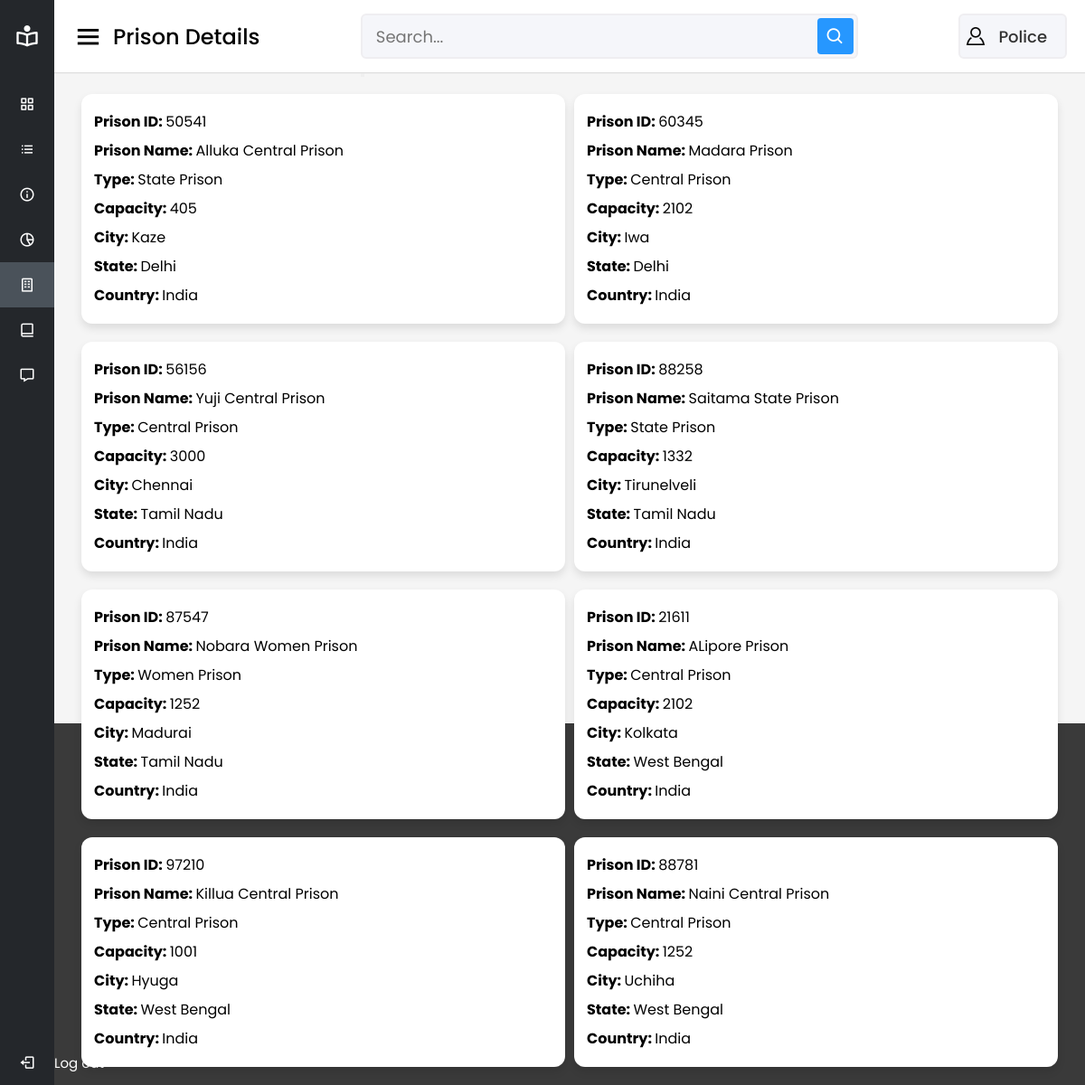
Screenshot of /Criminal-Record-Management-System-main/police/prison.php with the database file from the repository.
### tables this page shows
CREATE TABLE `prisons` (
  `prisonid` int(5) NOT NULL,
  `prisonname` varchar(50) NOT NULL,
  `prisontype` varchar(20) NOT NULL,
  `prisoncapacity` int(5) NOT NULL,
  `prisoncity` varchar(20) NOT NULL,
  `prisonstate` varchar(30) NOT NULL,
  `prisoncountry` varchar(20) NOT NULL
);

### Criminal-Record-Management-System-main/police/prison.php (the view, shortened to what this page needs)
<?php
include('db_connect.php');
$search = $_GET['search'] ?? '';
if ($search) {
    $sql = "SELECT * FROM prisons WHERE `prisonid` LIKE '%$search%' OR `prisonname` LIKE '%$search%' OR `prisontype` LIKE '%$search%' OR `prisoncity` LIKE '%$search%' OR `prisonstate` LIKE '%$search%' OR `prisoncountry` LIKE '%$search%' OR `prisoncapacity` LIKE '%$search%'";
} else {
    $sql = 'SELECT * FROM prisons ORDER BY prisonstate';
}
$result = mysqli_query($conn, $sql);
$prisons = mysqli_fetch_all($result, MYSQLI_ASSOC);
?>
<!DOCTYPE html>
<html lang="en" dir="ltr">
<head>
    <link rel="stylesheet" href="style.css">
    <link href='https://unpkg.com/boxicons@2.0.7/css/boxicons.min.css' rel='stylesheet'>
    <link rel="stylesheet" href="css/content.css">
</head>
<body>
    <div class="sidebar">
        <div class="logo-details">
            <i class='bx bx-book-reader'></i>
            <span class="logo_name">CRMS</span>
        </div>
        <ul class="nav-links">
            <li>
                <a href="dashboard.html">
                    <i class='bx bx-grid-alt'></i>
                    <span class="links_name">Dashboard</span>
                </a>
            </li>
            <li>
                <a href="../admin/police_police.php">
                    <i class='bx bx-list-ul'></i>
                    <span class="links_name">Police Details</span>
                </a>
            </li>
            <li>
                <a href="../admin/police_criminal.php">
                    <i class='bx bx-info-circle'></i>
                    <span class="links_name">Criminal Details</span>
                </a>
            </li>
            <li>
                <a href="crime.php">
                    <i class='bx bx-pie-chart-alt-2'></i>
                    <span class="links_name">Crime Details</span>
                </a>
            </li>
            <li>
                <a href="prison.php" class="active">
                    <i class='bx bx-building'></i>
                    <span class="links_name">Prison Details</span>
                </a>
            </li>
            <li>
                <a href="fir.php">
                    <i class='bx bx-book-alt'></i>
                    <span class="links_name">FIR</span>
                </a>
            </li>
            <li>
                <a href="queries.php">
                    <i class='bx bx-message'></i>
                    <span class="links_name">Queries</span>
                </a>
            </li>
            <li class="log_out">
                <a href="login.php">
                    <i class='bx bx-log-out'></i>
                    <span class="links_name">Log out</span>
                </a>
            </li>
        </ul>
    </div>
    <section class="home-section">
        <nav>
            <div class="sidebar-button">
                <i class='bx bx-menu sidebarBtn'></i>
                <span class="dashboard">Prison Details</span>
            </div>
            <div class="search-box">
                <form>
                    <input style="height: 50px;" type="text" name="search" value="<?php echo $search ?>" placeholder="Search...">
                    <button type="submit"><i class='bx bx-search'></i></button>
                </form>
            </div>
            <div class="profile-details">
                <img src="images\profile.png" alt="user_image">
                <span class="admin_name">Police</span>
            </div>
        </nav>
        <div class="home-content">
            <div class="overview-boxes">
                <?php foreach ($prisons as $prison) { ?>
                    <div class="box">
                        <div class="right-side">
                            <div class="text">
                                <p><b>Prison ID: </b><?php echo htmlspecialchars($prison['prisonid']); ?></p>
                                <p><b>Prison Name: </b><?php echo htmlspecialchars($prison['prisonname']); ?></p>
                                <p><b>Type: </b><?php echo htmlspecialchars($prison['prisontype']); ?></p>
                                <p><b>Capacity: </b><?php echo htmlspecialchars($prison['prisoncapacity']); ?></p>
                                <p><b>City: </b><?php echo htmlspecialchars($prison['prisoncity']); ?></p>
                                <p><b>State: </b><?php echo htmlspecialchars($prison['prisonstate']); ?></p>
                                <p><b>Country: </b><?php echo htmlspecialchars($prison['prisoncountry']); ?></p>
                            </div>
                        </div>
                    </div>
                <?php } ?>
            </div>
        </div>
    </section>
</html>

### Criminal-Record-Management-System-main/style.css (style rules this page uses)
* { margin: 0; padding: 0; box-sizing: border-box; font-family: 'Poppins', sans-serif; }
body { background-color: rgb(212, 232, 238); }
html, body { display: grid; height: 100vh; width: 100%; background: #3a3a3a; }
.box { width: 100%; display: flex; flex-direction: row; justify-content: space-evenly; }

### Criminal-Record-Management-System-main/police/css/content.css (style rules this page uses)
* { margin: 0; padding: 0; box-sizing: border-box; font-family: 'Poppins', sans-serif; }
.sidebar { position: fixed; height: 100%; width: 240px; background: #24272b; transition: all 0.5s ease; }
.sidebar .logo-details { height: 80px; display: flex; align-items: center; }
.sidebar .logo-details i { font-size: 28px; font-weight: 500; color: #fff; min-width: 60px; text-align: center }
.sidebar .logo-details .logo_name { color: #fff; font-size: 24px; font-weight: 500; }
.sidebar .nav-links { margin-top: 10px; }
.sidebar .nav-links li { position: relative; list-style: none; height: 50px; }
.sidebar .nav-links li a { height: 100%; width: 100%; display: flex; align-items: center; text-decoration: none; transition: all 0.4s ease; }
.sidebar .nav-links li a.active { background: #4a525a; }
.sidebar .nav-links li i { min-width: 60px; text-align: center; font-size: 18px; color: #fff; }
.sidebar .nav-links li a .links_name { color: #fff; font-size: 15px; font-weight: 400; white-space: nowrap; }
.sidebar .nav-links .log_out { position: absolute; bottom: 0; width: 100%; }
.home-section { position: relative; background: #f5f5f5; min-height: 100vh; width: calc(100% - 240px); left: 240px; transition: all 0.5s ease; }
.home-section nav { display: flex; justify-content: space-between; height: 80px; background: #fff; display: flex; align-items: center; position: fixed; width: calc(100% - 240px); left: 240px; z-index: 100; padding: 0 20px; box-shadow: 0 1px 1px rgba(0, 0, 0, 0.1); transition: all 0.5s ease; }
.home-section nav .sidebar-button { display: flex; align-items: center; font-size: 24px; font-weight: 500; }
nav .sidebar-button i { font-size: 35px; margin-right: 10px; }
.home-section nav .search-box { position: relative; height: 50px; max-width: 550px; width: 100%; margin: 0 20px; }
nav .search-box input { height: 100%; width: 100%; outline: none; background: #F5F6FA; border: 2px solid #EFEEF1; border-radius: 6px; font-size: 18px; padding: 0 15px; }
nav .search-box .bx-search { position: absolute; height: 40px; width: 40px; background: #2697FF; right: 5px; top: 50%; transform: translateY(-50%); border-radius: 4px; line-height: 40px; text-align: center; color: #fff; font-size: 22px; transition: all 0.4 ease; }
.home-section nav .profile-details { display: flex; align-items: center; background: #F5F6FA; border: 2px solid #EFEEF1; border-radius: 6px; height: 50px; min-width: 100px; padding: 0 10px 0 2px; }
nav .profile-details img { height: 30px; width: 30px; padding: 5px; object-fit: cover; }
nav .profile-details .admin_name { font-size: 18px; font-weight: 500; color: #333; margin: 0 10px; white-space: nowrap; }
.home-section .home-content { position: relative; padding-top: 104px; }
.home-content .overview-boxes { display: flex; align-items: center; justify-content: space-evenly; flex-wrap: wrap; padding: 0 20px; margin-bottom: 26px; height: 100%; }
.overview-boxes .box { display: inline; align-items: center; line-height: 200%; width: calc(100% / 2 - 15px); background: #ffffff; padding: 15px 14px; margin-bottom: 20px; border-radius: 12px; box-shadow: 0 5px 10px rgba(0,0,0,0.1); }
@media (max-width: 1240px) { .sidebar { width: 60px; } }
@media (max-width: 1240px) { .home-section { width: calc(100% - 60px); left: 60px; } }
@media (max-width: 1240px) { .home-section nav { width: calc(100% - 60px); left: 60px; } }

### rows the page displays
prisons: prisonid "50541", prisonname "Alluka Central Prison", prisontype "State Prison", prisoncapacity "405", prisoncity "Kaze", prisonstate "Delhi", prisoncountry "India"
prisons: prisonid "60345", prisonname "Madara Prison", prisontype "Central Prison", prisoncapacity "2102", prisoncity "Iwa", prisonstate "Delhi", prisoncountry "India"
prisons: prisonid "56156", prisonname "Yuji Central Prison", prisontype "Central Prison", prisoncapacity "3000", prisoncity "Chennai", prisonstate "Tamil Nadu", prisoncountry "India"
prisons: prisonid "88258", prisonname "Saitama State Prison", prisontype "State Prison", prisoncapacity "1332", prisoncity "Tirunelveli", prisonstate "Tamil Nadu", prisoncountry "India"
prisons: prisonid "87547", prisonname "Nobara Women Prison", prisontype "Women Prison", prisoncapacity "1252", prisoncity "Madurai", prisonstate "Tamil Nadu", prisoncountry "India"
prisons: prisonid "21611", prisonname "ALipore Prison", prisontype "Central Prison", prisoncapacity "2102", prisoncity "Kolkata", prisonstate "West Bengal", prisoncountry "India"
prisons: prisonid "97210", prisonname "Killua Central Prison", prisontype "Central Prison", prisoncapacity "1001", prisoncity "Hyuga", prisonstate "West Bengal", prisoncountry "India"
prisons: prisonid "88781", prisonname "Naini Central Prison", prisontype "Central Prison", prisoncapacity "1252", prisoncity "Uchiha", prisonstate "West Bengal", prisoncountry "India"
